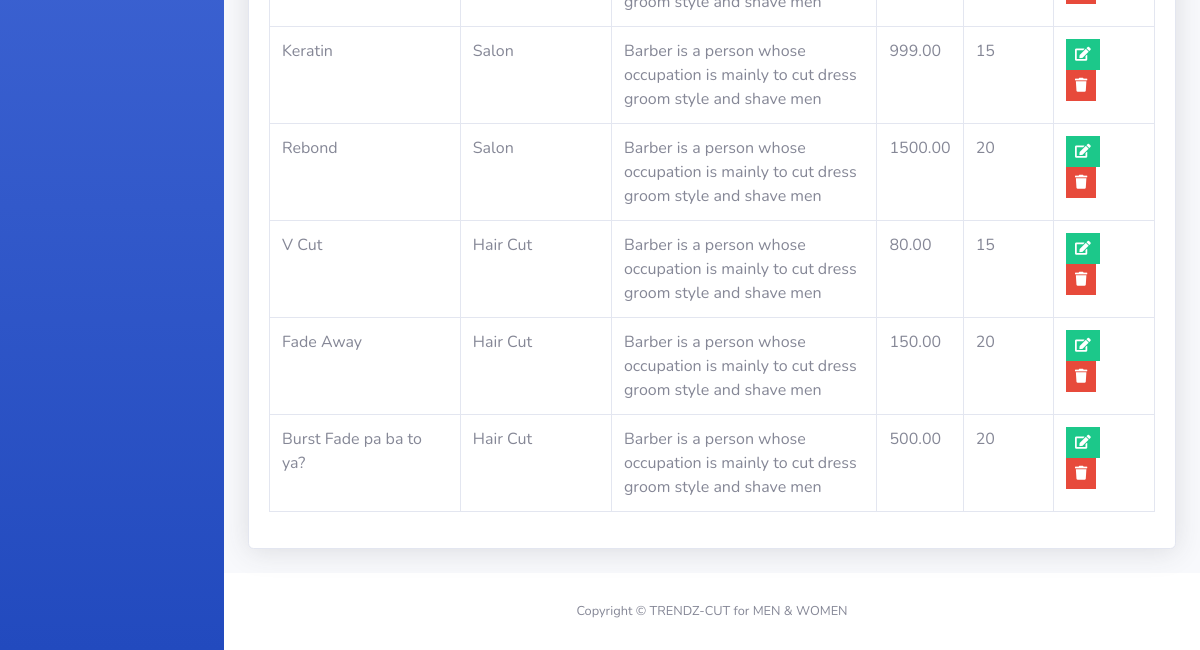
Before: /barber-admin/services.php (signed in, lower part) with the older database file.
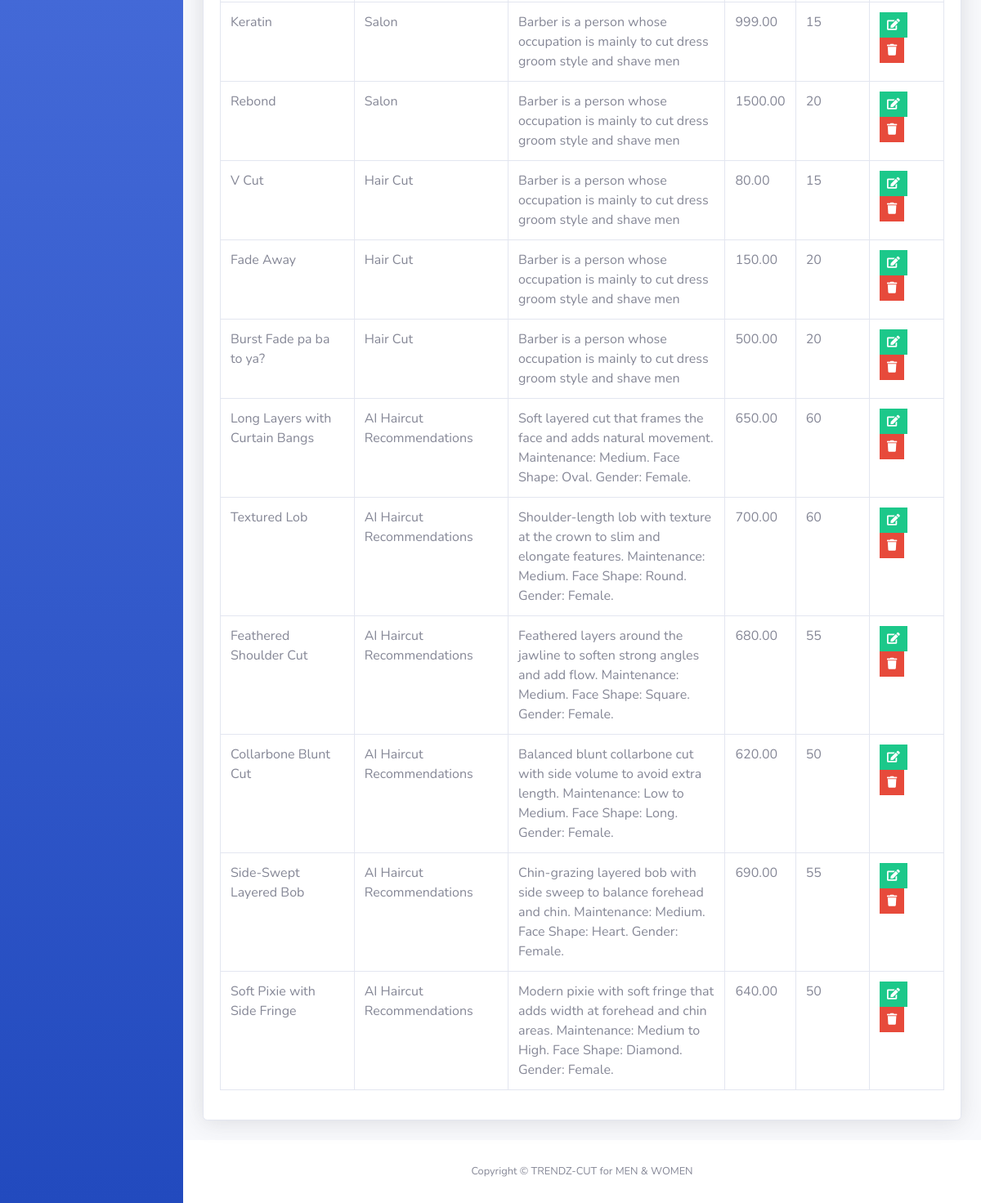
After: the same page with the newer database file.
### tables this page shows
CREATE TABLE `services` (
  `service_id` int(5) NOT NULL,
  `service_name` varchar(50) NOT NULL,
  `service_description` varchar(255) NOT NULL,
  `service_price` decimal(6,2) NOT NULL,
  `service_duration` int(5) NOT NULL,
  `category_id` int(2) NOT NULL
);

CREATE TABLE `service_categories` (
  `category_id` int(2) NOT NULL,
  `category_name` varchar(50) NOT NULL
);

### barber-admin/services.php (the view, shortened to what this page needs)
<?php
    include 'connect.php';
    include 'Includes/templates/header.php';
    if(isset($_SESSION['username_barbershop_Xw211qAAsq4']) && isset($_SESSION['password_barbershop_Xw211qAAsq4']))
    {
?>
        <div class="container-fluid">
            <?php
                $do = '';
                if(isset($_GET['do']) && in_array($_GET['do'], array('Add','Edit')))
                {
                    $do = htmlspecialchars($_GET['do']);
                }
                else
                {
                    $do = 'Manage';
                }
                if($do == 'Manage')
                {
                    $stmt = $con->prepare("SELECT * FROM services s, service_categories sc where s.category_id = sc.category_id");
                    $stmt->execute();
                    $rows_services = $stmt->fetchAll();
                ?>
                    <div class="card shadow mb-4">
                        <div class="card-body">
                            <table class="table table-bordered">
                                <tbody>
                                    <?php
                                        foreach($rows_services as $service)
                                        {
                                            echo "<tr>";
                                                echo "<td>";
                                                    echo $service['service_name'];
                                                echo "</td>";
                                                echo "<td>";
                                                    echo $service['category_name'];
                                                echo "</td>";
                                                echo "<td style = 'width:30%'>";
                                                    echo $service['service_description'];
                                                echo "</td>";
                                                echo "<td>";
                                                    echo $service['service_price'];
                                                echo "</td>";
                                                echo "<td>";
                                                    echo $service['service_duration'];
                                                echo "</td>";
                                                echo "<td>";
                                                    $delete_data = "delete_".$service["service_id"];
                                                    ?>
                                                        <ul class="list-inline m-0">
                                                            <li class="list-inline-item" data-toggle="tooltip" title="Edit">
                                                                <button class="btn btn-success btn-sm rounded-0">
                                                                    <a href="services.php?do=Edit&service_id=<?php echo $service['service_id']; ?>" style="color: white;">
                                                                        <i class="fa fa-edit"></i>
                                                                    </a>
                                                                </button>
                                                            </li>
                                                            <li class="list-inline-item" data-toggle="tooltip" title="Delete">
                                                                <button class="btn btn-danger btn-sm rounded-0" type="button" data-toggle="modal" data-target="#<?php echo $delete_data; ?>" data-placement="top"><i class="fa fa-trash"></i></button>
                                                            </li>
                                                        </ul>
                                                    <?php
                                                echo "</td>";
                                            echo "</tr>";
                                        }
                                    ?>
                                </tbody>
                            </table>
                        </div>
                    </div>
                    <?php
                }
            ?>
        </div>
<?php
        include 'Includes/templates/footer.php';
    }
    else
    {
        header('Location: login.php');
        exit();
    }
?>

Changed rows visible on the page:
added services: service_name "Long Layers with Curtain Bangs", category.category_name "AI Haircut Recommendations", service_description "Soft layered cut that frames the face and adds natural movement. Maintenance: Medium. Face Shape: Oval. Gender: Female.", service_price "650.00", service_duration "60"
added services: service_name "Textured Lob", category.category_name "AI Haircut Recommendations", service_description "Shoulder-length lob with texture at the crown to slim and elongate features. Maintenance: Medium. Face Shape: Round. Gender: Female.", service_price "700.00", service_duration "60"
added services: service_name "Feathered Shoulder Cut", category.category_name "AI Haircut Recommendations", service_description "Feathered layers around the jawline to soften strong angles and add flow. Maintenance: Medium. Face Shape: Square. Gender: Female.", service_price "680.00", service_duration "55"
added services: service_name "Collarbone Blunt Cut", category.category_name "AI Haircut Recommendations", service_description "Balanced blunt collarbone cut with side volume to avoid extra length. Maintenance: Low to Medium. Face Shape: Long. Gender: Female.", service_price "620.00", service_duration "50"
added services: service_name "Side-Swept Layered Bob", category.category_name "AI Haircut Recommendations", service_description "Chin-grazing layered bob with side sweep to balance forehead and chin. Maintenance: Medium. Face Shape: Heart. Gender: Female.", service_price "690.00", service_duration "55"
added services: service_name "Soft Pixie with Side Fringe", category.category_name "AI Haircut Recommendations", service_description "Modern pixie with soft fringe that adds width at forehead and chin areas. Maintenance: Medium to High. Face Shape: Diamond. Gender: Female.", service_price "640.00", service_duration "50"
